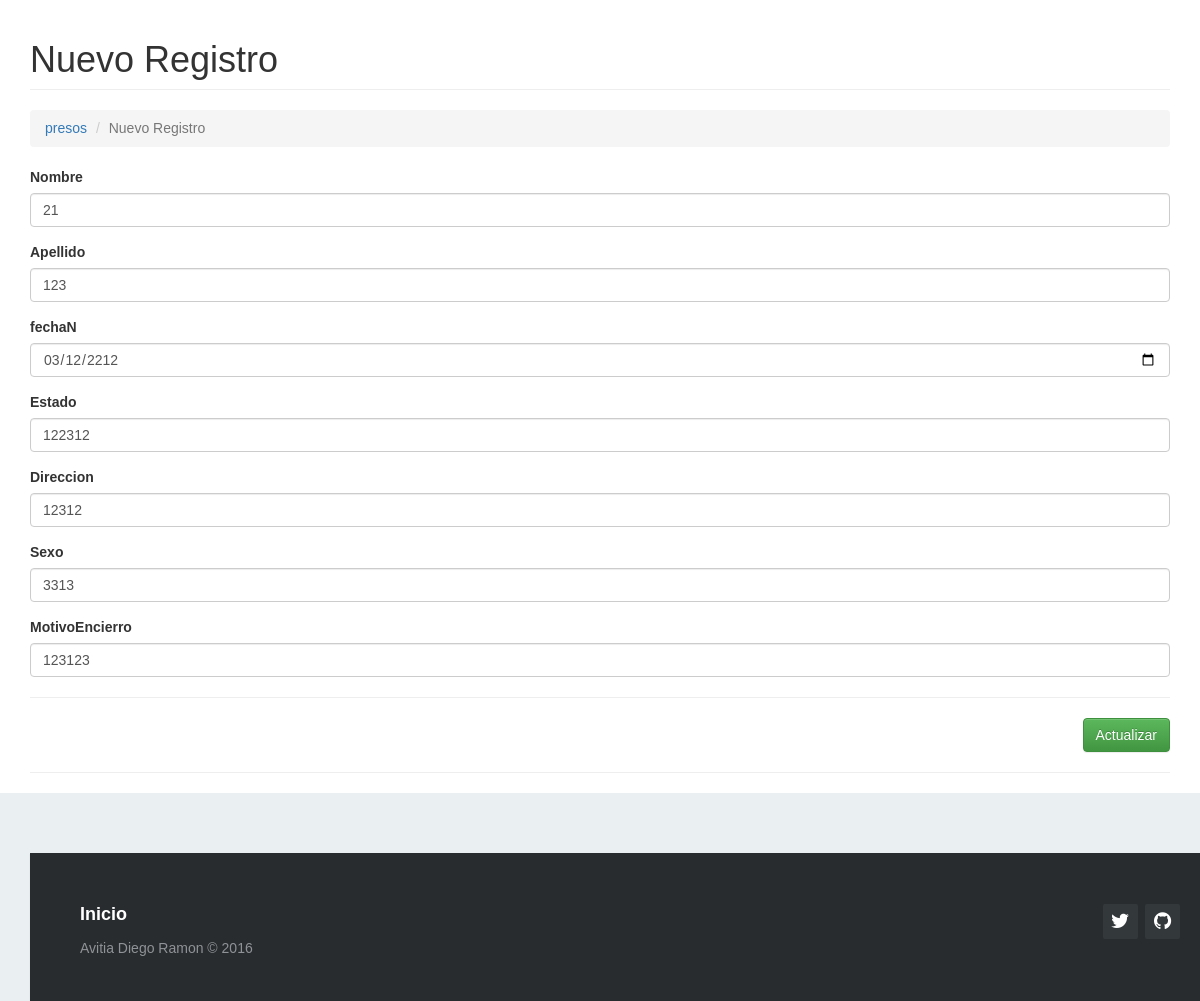
/?c=tbl_prisioneros&a=Crud&id_preso=0, run on the app's committed database.
### tables this page shows
CREATE TABLE `tbl_prisioneros` (
  `id_preso` int(11) NOT NULL,
  `nombre` varchar(50) NOT NULL,
  `apellido` varchar(100) NOT NULL,
  `motEnc` varchar(500) NOT NULL,
  `fechaN` date NOT NULL,
  `estado` varchar(50) NOT NULL,
  `direccion` varchar(70) NOT NULL,
  `sexo` varchar(50) NOT NULL
);

### Controller/tbl_prisioneros.controller.php (called while the page is built, shortened)
<?php
require_once 'model/tbl_prisioneros.php';
class tbl_prisionerosController{
    private $model;
    public function __CONSTRUCT(){
        $this->model = new tbl_prisioneros();
    }
    public function Crud(){
        $prod = new tbl_prisioneros();
        if(isset($_REQUEST['id_preso'])){
            $prod = $this->model->Obtener($_REQUEST['id_preso']);
        }
        require_once 'view/header.php';
        require_once 'view/tbl_prisioneros/tbl_prisioneros-editar.php';
        require_once 'view/footer.php';
    }
}

### Model/database.php (called while the page is built)
<?php
class Database
{
    public static function Conectar()
    {
        $pdo = new PDO('mysql:host=localhost;dbname=cereso;charset=utf8', 'root', '');
        $pdo->setAttribute(PDO::ATTR_ERRMODE, PDO::ERRMODE_EXCEPTION);
        return $pdo;
    }
}

### Model/tbl_prisioneros.php (called while the page is built, shortened)
<?php
class tbl_prisioneros
{
	private $pdo;
	public function __CONSTRUCT()
	{
		try
		{
			$this->pdo = Database::Conectar();
		}
		catch(Exception $e)
		{
			die($e->getMessage());
		}
	}
	public function Obtener($id_preso)
	{
		try
		{
			$stm = $this->pdo->prepare("SELECT * FROM tbl_prisioneros WHERE id_preso = ?");
			$stm->execute(array($id_preso));
			return $stm->fetch(PDO::FETCH_OBJ);
		} catch (Exception $e)
		{
			die($e->getMessage());
		}
	}
}

### View/tbl_prisioneros/tbl_prisioneros-editar.php (the view, shortened to what this page needs)
<h1 class="page-header">
    <?php echo $prod->id_preso != null ? $prod->apellido : 'Nuevo Registro'; ?>
</h1>
<ol class="breadcrumb">
  <li><a href="?c=tbl_prisioneros">presos</a></li>
  <li class="active"><?php echo $prod->id_preso != null ? $prod->apellido : 'Nuevo Registro'; ?></li>
</ol>
<form id="frm-tbl_prisioneros" action="?c=tbl_prisioneros&a=Editar" method="post" enctype="multipart/form-data">
    <div class="form-group">
        <label>Nombre </label>
        <input type="text" name="nombre" value="<?php echo $prod->nombre; ?>" class="form-control" placeholder="Ingrese nombre " data-validacion-tipo="requerido|min:20" />
    </div>
    <div class="form-group">
        <label>Apellido</label>
        <input type="text" name="apellido" value="<?php echo $prod->apellido; ?>" class="form-control" placeholder="Ingrese apellido preso" data-validacion-tipo="requerido|min:100" />
    </div>
    <div class="form-group">
        <label>fechaN</label>
        <input type="date" name="fechaN" value="<?php echo $prod->fechaN; ?>" class="form-control" placeholder="Ingrese FechaN" data-validacion-tipo="requerido|min:20" />
    </div>
    <div class="form-group">
        <label>Estado</label>
        <input type="text" name="estado" value="<?php echo $prod->estado; ?>" class="form-control" placeholder="Ingrese el Estado" data-validacion-tipo="requerido|min:240" />
    </div>
    <div class="form-group">
        <label>Direccion </label>
        <input type="text" name="direccion" value="<?php echo $prod->direccion; ?>" class="form-control" placeholder="Ingrese la direccion" data-validacion-tipo="requerido|min:240" />
    </div>
    <div class="form-group">
        <label>Sexo</label>
        <input type="text" name="sexo" value="<?php echo $prod->sexo; ?>" class="form-control" placeholder="Ingrese el sexo del preso" data-validacion-tipo="requerido|min:240" />
    </div>
    <div class="form-group">
        <label>MotivoEncierro</label>
        <input type="text" name="motEnc" value="<?php echo $prod->motEnc; ?>" class="form-control" placeholder="Ingrese El MotivoEncierro" data-validacion-tipo="requerido|min:240" />
    </div>
    <hr />
    <div class="text-right">
        <button class="btn btn-success">Actualizar</button>
    </div>
</form>

### assets/css/demo.css (style rules this page uses)
* { padding:0; margin:0; }
html { background-color: #eaf0f2; }
body { font:14px/1.5 Arial, Helvetica, sans-serif; }

### data on the page
tbl_prisioneros: nombre "21", apellido "123", fechaN "03/12/2212", estado "122312", direccion "12312", sexo "3313", motEnc "123123"
